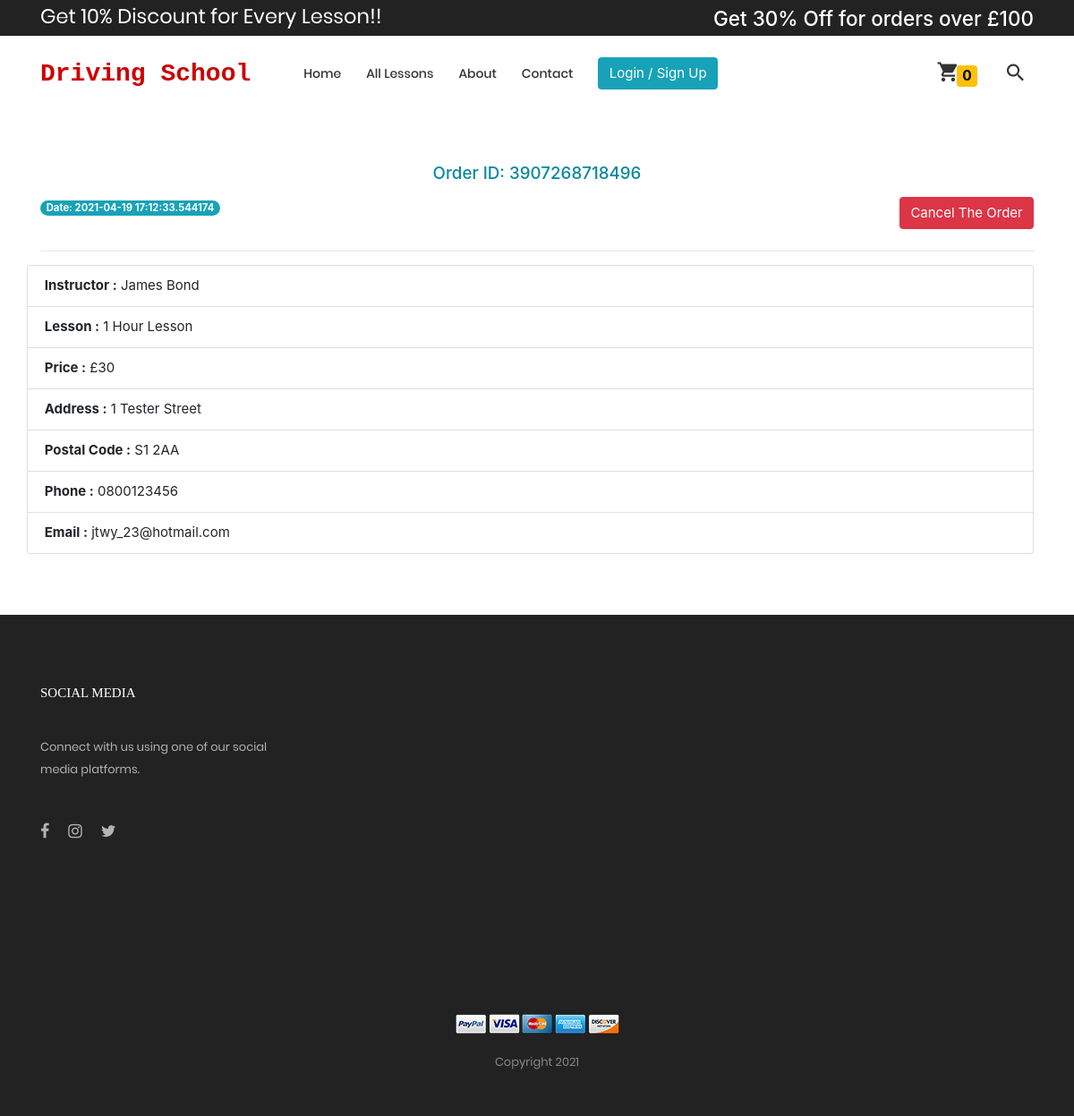
Screenshot of /order/my_order_details/8 with the database file from the repository.
### order/models.py (models this page shows, shortened)
class Order(models.Model):
    user = models.ForeignKey(User, on_delete=models.CASCADE)
    Lesson = models.ForeignKey(
        products,
        on_delete=models.CASCADE,
        blank=True,
        null=True
    )
    Instructor = models.ForeignKey(
        instructor_information,
        on_delete=models.CASCADE,
        blank=True, null=True
    )
    order_id = models.CharField(max_length=1000)
    Lesson_price = models.CharField(max_length=1000)
    first_name = models.CharField(max_length=1000)
    last_name = models.CharField(max_length=1000)
    email = models.CharField(max_length=1000)
    phone = models.CharField(max_length=100)
    address = models.CharField(max_length=1000)
    zip = models.CharField(max_length=1000)
    ordered = models.BooleanField(default=False)
    instructor_cancel_order = models.BooleanField(default=False)
    customer_cancel_order = models.BooleanField(default=False)
    order_date = models.CharField(max_length=1000)

### instructor/models.py (models this page shows)
class instructor_information(models.Model):
    class Meta:
        verbose_name_plural = 'Instructor Information'
    first_name = models.CharField(max_length=200)
    last_name = models.CharField(max_length=200)
    email = models.CharField(max_length=200)
    phone = models.CharField(max_length=200)
    address = models.CharField(max_length=200)
    password = models.CharField(max_length=200)
    def __str__(self):
        return self.first_name + " " + self.last_name

### home/models.py (models this page shows)
class products(models.Model):
    class Meta:
        verbose_name_plural = 'Products'
    product_name = models.CharField(max_length=2000)
    category = models.ForeignKey(Categories, on_delete=models.CASCADE)
    Intructor = models.ForeignKey(
        instructor_information,
        on_delete=models.CASCADE,
        null=True, blank=True
    )
    product_price = models.CharField(max_length=2000)
    image = models.ImageField(upload_to='uploads/product_image')
    image2 = models.ImageField(
        upload_to='uploads/product_image', null=True, blank=True, default='')
    image3 = models.ImageField(
        upload_to='uploads/product_image', null=True, blank=True, default='')
    image4 = models.ImageField(
        upload_to='uploads/product_image', null=True, blank=True, default='')
    image5 = models.ImageField(
        upload_to='uploads/product_image', null=True, blank=True, default='')
    description = models.TextField()
    def __str__(self):
        return self.product_name

### order/views.py (the view)
# urls.py: path('my_order_details/<int:pk>', views.my_order_details, name='my_order_details'),  # Order details
def my_order_details(request, pk):
    get_the_order = Order.objects.get(id=pk)
    context = {'get_the_order': get_the_order}
    return render(request, 'my_order_details.html', context)

### templates/my_order_details.html (shortened to what this page needs)
{% extends 'base.html' %}
{% load static %}
{% block body %}
<div class="container">
	<h5>
		<p class="text-center" style="color:#07889E;">Order ID:
			{{get_the_order.order_id}}</p>
	</h5>
	<span class="badge badge-info badge-pill">
		<h7>Date: {{get_the_order.order_date}}</h7>
	</span>
	{% if get_the_order.customer_cancel_order %}
	<button type="button" class="btn btn-danger float-right" data-toggle="modal" data-target="#exampleModal" disabled>
		You Cancelled
	</button>
	{% elif get_the_order.instructor_cancel_order %}
	<button type="button" class="btn btn-danger float-right" disabled>
		Instructor Cancelled
	</button>
	{% else %}
	<button type="button" class="btn btn-danger float-right" data-toggle="modal" data-target="#exampleModal">
		Cancel The Order
	</button>
	{% endif %}
	<br>
	<br>
	<hr>
</div>
<ul class="list-group container">
	<li class="list-group-item"><b>Instructor :</b> {{get_the_order.Instructor}}</li>
	<li class="list-group-item"><b>Lesson :</b> {{get_the_order.Lesson}}</li>
	<li class="list-group-item"><b>Price :</b> £{{get_the_order.Lesson_price}}</li>
	<li class="list-group-item"><b>Address :</b> {{get_the_order.address}}</li>
	<li class="list-group-item"><b>Postal Code :</b> {{get_the_order.zip}}</li>
	<li class="list-group-item"><b>Phone :</b> {{get_the_order.phone}}</li>
	<li class="list-group-item"><b>Email :</b> {{get_the_order.email}}</li>
</ul>
{% endblock %}

### static/webapp1/css/main.css (style rules this page uses)
.container { max-width: 1380px; }
@media (max-width: 1600px) { .container { max-width: 1200px; } }

### rows the page displays
Order: order_id "3907268718496", order_date "2021-04-19 17:12:33.544174", Instructor "James Bond", Lesson "1 Hour Lesson", Lesson_price "30", address "1 Tester Street", zip "S1 2AA", phone "0800123456", email "jtwy_23@hotmail.com"
